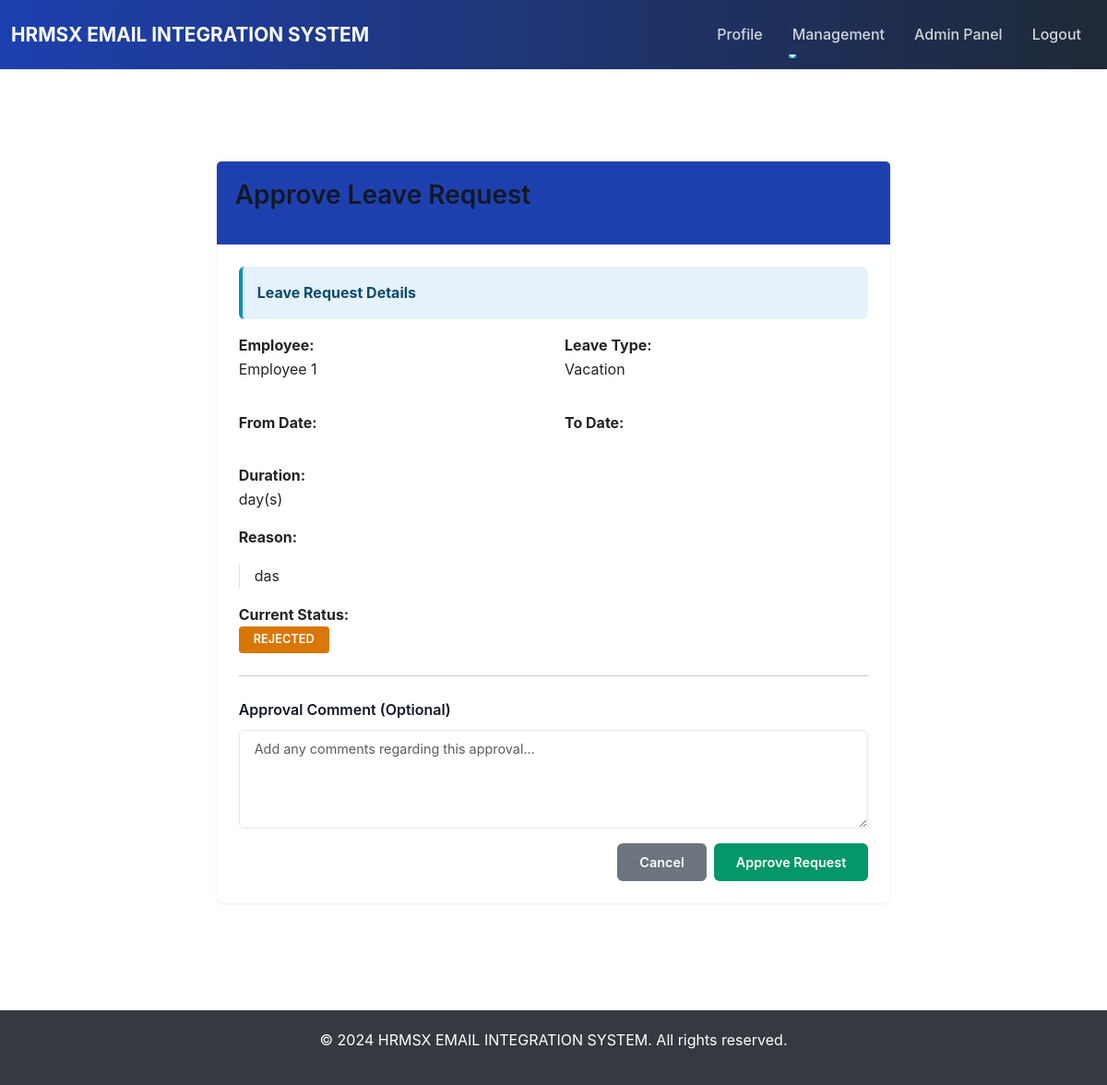
/leave/approve/1/ (signed in), run on the app's committed database.
### leave/models.py (models this page shows, shortened)
class LeaveRequest(models.Model):
    STATUS_CHOICES = [
        ('pending', 'Pending'),
        ('approved', 'Approved'),
        ('rejected', 'Rejected'),
        ('cancelled', 'Cancelled'),
    ]
    employee = models.ForeignKey(User, on_delete=models.CASCADE, related_name='leave_requests')
    leave_type = models.ForeignKey(LeaveType, on_delete=models.PROTECT)
    start_date = models.DateField()
    end_date = models.DateField()
    reason = models.TextField()
    status = models.CharField(max_length=20, choices=STATUS_CHOICES, default='pending')
    approved_by = models.ForeignKey(User, on_delete=models.SET_NULL, null=True, blank=True, related_name='approved_leaves')
    rejection_reason = models.TextField(blank=True)
    created_at = models.DateTimeField(auto_now_add=True)
    updated_at = models.DateTimeField(auto_now=True)
    class Meta:
        ordering = ['-created_at']
        verbose_name_plural = "Leave Requests"

class LeaveType(models.Model):
    name = models.CharField(max_length=50, unique=True)
    description = models.TextField(blank=True)
    is_active = models.BooleanField(default=True)
    created_at = models.DateTimeField(auto_now_add=True)
    class Meta:
        verbose_name_plural = "Leave Types"

### leave/views.py (the view, shortened to what this page needs)
# urls.py: path('approve/<int:leave_id>/', views.approve_leave, name='approve_leave'),
@login_required(login_url='login')
def approve_leave(request, leave_id):
    leave_request = get_object_or_404(LeaveRequest, id=leave_id)
    user = request.user
    role_profile = get_object_or_404(UserRole, user=user)
    if role_profile.role == 'manager':
        if leave_request.employee.role_profile.department != role_profile.department:
            messages.error(request, 'You are not authorized to approve this request.')
            return redirect('leave_requests')
    elif role_profile.role != 'hr':
        messages.error(request, 'You are not authorized to approve leave requests.')
        return redirect('leave_requests')
    context = {
        'leave_request': leave_request,
    }
    return render(request, 'leave/approve_leave.html', context)

### users/context_processors.py (called while the page is built)
def user_role(request):
    if request.user.is_authenticated:
        try:
            role_obj = UserRole.objects.get(user=request.user)
            return {
                'user_role': role_obj.role,
                'user_role_obj': role_obj,
            }
        except UserRole.DoesNotExist:
            return {
                'user_role': None,
                'user_role_obj': None,
            }
    return {
        'user_role': None,
        'user_role_obj': None,
    }

### templates/leave/approve_leave.html (shortened to what this page needs)
{% extends 'base.html' %}
{% block content %}
<div class="container mt-5">
    <div class="row justify-content-center">
        <div class="col-md-8">
            <div class="card">
                <div class="card-header">
                    <h3>Approve Leave Request</h3>
                </div>
                <div class="card-body">
                    <div class="alert alert-info">
                        <strong>Leave Request Details</strong>
                    </div>
                    <div class="row mb-3">
                        <div class="col-md-6">
                            <p><strong>Employee:</strong><br>{{ leave_request.employee.get_full_name }}</p>
                        </div>
                        <div class="col-md-6">
                            <p><strong>Leave Type:</strong><br>{{ leave_request.leave_type.name }}</p>
                        </div>
                    </div>
                    <div class="row mb-3">
                        <div class="col-md-6">
                            <p><strong>From Date:</strong><br>{{ leave_request.from_date|date:"M d, Y" }}</p>
                        </div>
                        <div class="col-md-6">
                            <p><strong>To Date:</strong><br>{{ leave_request.to_date|date:"M d, Y" }}</p>
                        </div>
                    </div>
                    <div class="mb-3">
                        <p><strong>Duration:</strong><br>{{ leave_request.duration }} day(s)</p>
                    </div>
                    <div class="mb-3">
                        <p><strong>Reason:</strong></p>
                        <p class="border-start ps-3">{{ leave_request.reason }}</p>
                    </div>
                    <div class="mb-4">
                        <p><strong>Current Status:</strong><br>
                            <span class="badge bg-warning">{{ leave_request.status|upper }}</span>
                        </p>
                    </div>
                    <hr>
                    <form method="POST" class="mt-4">
                        <div class="mb-3">
                            <label for="approval_comment" class="form-label">Approval Comment (Optional)</label>
                            <textarea class="form-control" id="approval_comment" name="approval_comment" rows="4"
                                placeholder="Add any comments regarding this approval..."></textarea>
                        </div>
                        <div class="d-grid gap-2 d-md-flex justify-content-md-end">
                            <a href="{% url 'leave_requests' %}" class="btn btn-secondary">Cancel</a>
                            <button type="submit" name="action" value="approve" class="btn btn-success">
                                Approve Request
                            </button>
                        </div>
                    </form>
                </div>
            </div>
        </div>
    </div>
</div>
{% endblock %}

### static/custom.css (style rules this page uses)
:root { --primary-color: #1e40af; --secondary-color: #1f2937; --accent-color: #0ea5e9; --success-color: #059669; --danger-color: #dc2626; --warning-color: #d97706; --info-color: #0891b2; --light-bg: #f9fafb; --dark-text: #111827; --border-color: #e5e7eb; }
* { font-family: -apple-system, BlinkMacSystemFont, 'Segoe UI', 'Roboto', 'Oxygen', 'Ubuntu', 'Cantarell', sans-serif; }
body { background: #ffffff; color: var(--dark-text); line-height: 1.6; }
.card { border: none; border-radius: 8px; box-shadow: 0 1px 3px rgba(0, 0, 0, 0.08); transition: all 0.3s ease; margin-bottom: 1.5rem; }
.card-header { background: var(--primary-color); color: white; border: none; border-radius: 8px 8px 0 0; font-weight: 600; padding: 1.25rem; font-size: 1rem; }
.card-body { padding: 1.5rem; }
.btn { border: none; border-radius: 6px; font-weight: 600; padding: 0.6rem 1.5rem; transition: all 0.3s ease; text-transform: none; font-size: 0.9rem; letter-spacing: 0px; }
.btn-success { background: var(--success-color); color: white; }
.badge { padding: 0.5rem 1rem; border-radius: 4px; font-weight: 600; font-size: 0.8rem; letter-spacing: 0px; }
.bg-warning { background: var(--warning-color) !important; color: white !important; }
.form-control, .form-select { border: 1px solid var(--border-color); border-radius: 6px; padding: 0.6rem 1rem; font-size: 0.9rem; transition: all 0.3s ease; letter-spacing: 0px; background: white; }
.form-label { font-weight: 600; margin-bottom: 0.5rem; color: var(--dark-text); letter-spacing: 0px; }
h1, h2, h3, h4, h5, h6 { color: var(--dark-text); font-weight: 600; margin-bottom: 1rem; }
.alert { border: none; border-radius: 6px; font-weight: 500; letter-spacing: 0px; border-left: 4px solid transparent; }
.alert-info { background: rgba(2, 132, 199, 0.1); color: #0c4a6e; border-left-color: var(--info-color); }
.container { padding: 2rem 1rem; }

### templates/base.html (style rules this page uses)
body { display: flex; flex-direction: column; min-height: 100vh; background-color: #f5f5f5; }
.card { border: none; box-shadow: 0 2px 8px rgba(0, 0, 0, 0.1); border-radius: 8px; }

### data on the page
LeaveRequest: employee.get_full_name "Employee 1", leave_type.name "Vacation", reason "das", status "REJECTED"
